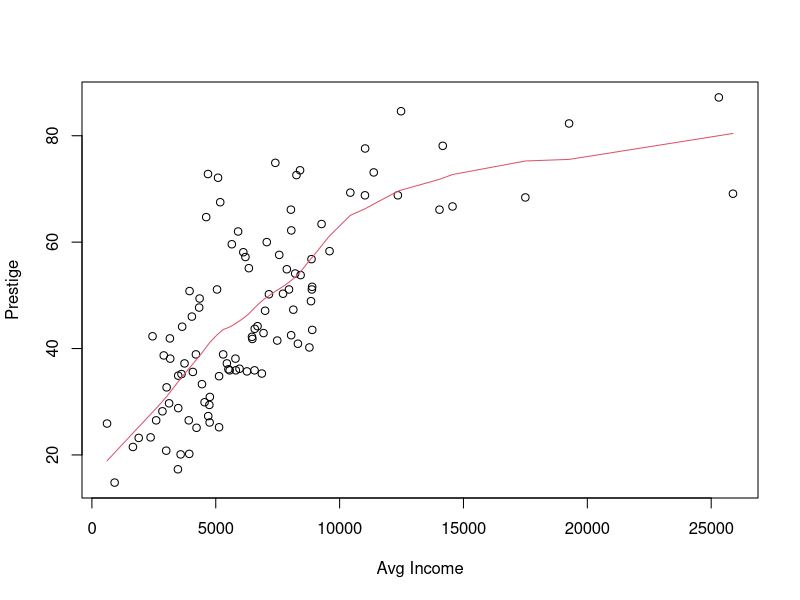
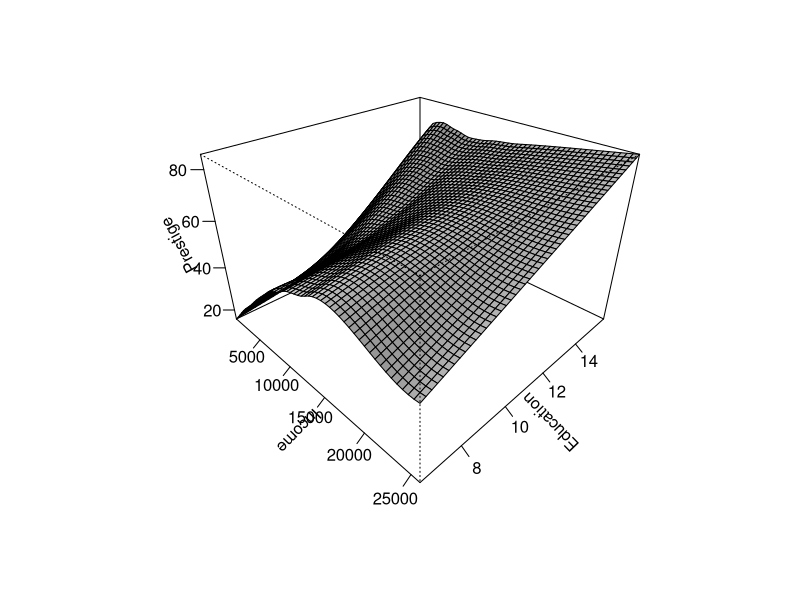

Write the R code that produced these figures, in order.
# Nonparametric linear models
# Source: 
#	http://cran.r-project.org/doc/contrib/Fox-Companion/appendix-nonparametric-regression.pdf
#	Fox, John. 2002. Appendix to "An R and S-PLUS Companion to Applied Regression"

# 2.1 Local Polynomial Regression
library(car)
data(Prestige)
plot(Prestige$income, Prestige$prestige, xlab='Avg Income', ylab='Prestige')
lines(lowess(Prestige$income, Prestige$prestige, f=0.5, iter=0), col=2) 
# f is the span of the smoother; iter=0 means local regression should NOT be refit to downweight
# outlying observations

	# 2.1.2 Multiple Regression
	#library(modreg)	# no longer needed, merged into stats package
	mod.lo  <- loess(prestige ~ income + education, data=Prestige, span=0.5, degree=1L)
	# degree is the degree of the local polynomial
	summary(mod.lo)
	
	# To see/visualize the fitted model:
	inc <- seq(min(Prestige$income), max(Prestige$income), len=50)
	ed <- seq(min(Prestige$education), max(Prestige$education), len=50)
	newdata <- expand.grid(income=inc, education=ed)
	fit.prestige <- matrix(predict(mod.lo, newdata), 50, 50)
	persp(inc, ed, fit.prestige, theta=45, phi=30, ticktype='detailed', xlab='Income', 
		  ylab='Education', zlab='Prestige', expand=2/3, shade=0.4)
		  
	# Assess statistical significance of each predictor by dropping it from the model and 
	# performing an approximate incremental F-test for the change in RSS
	# Note: for the separate models, span is update to 0.7 or appx sqrt(0.5)
	mod.lo.inc <- loess(prestige ~ income, data=Prestige, span=0.7, degree=1) # omit ed
	mod.lo.ed <- loess(prestige ~ education, data=Prestige, span=0.7, degree=1) # omit income
	
	anova(mod.lo.inc, mod.lo)
	
	anova(mod.lo.ed, mod.lo)
